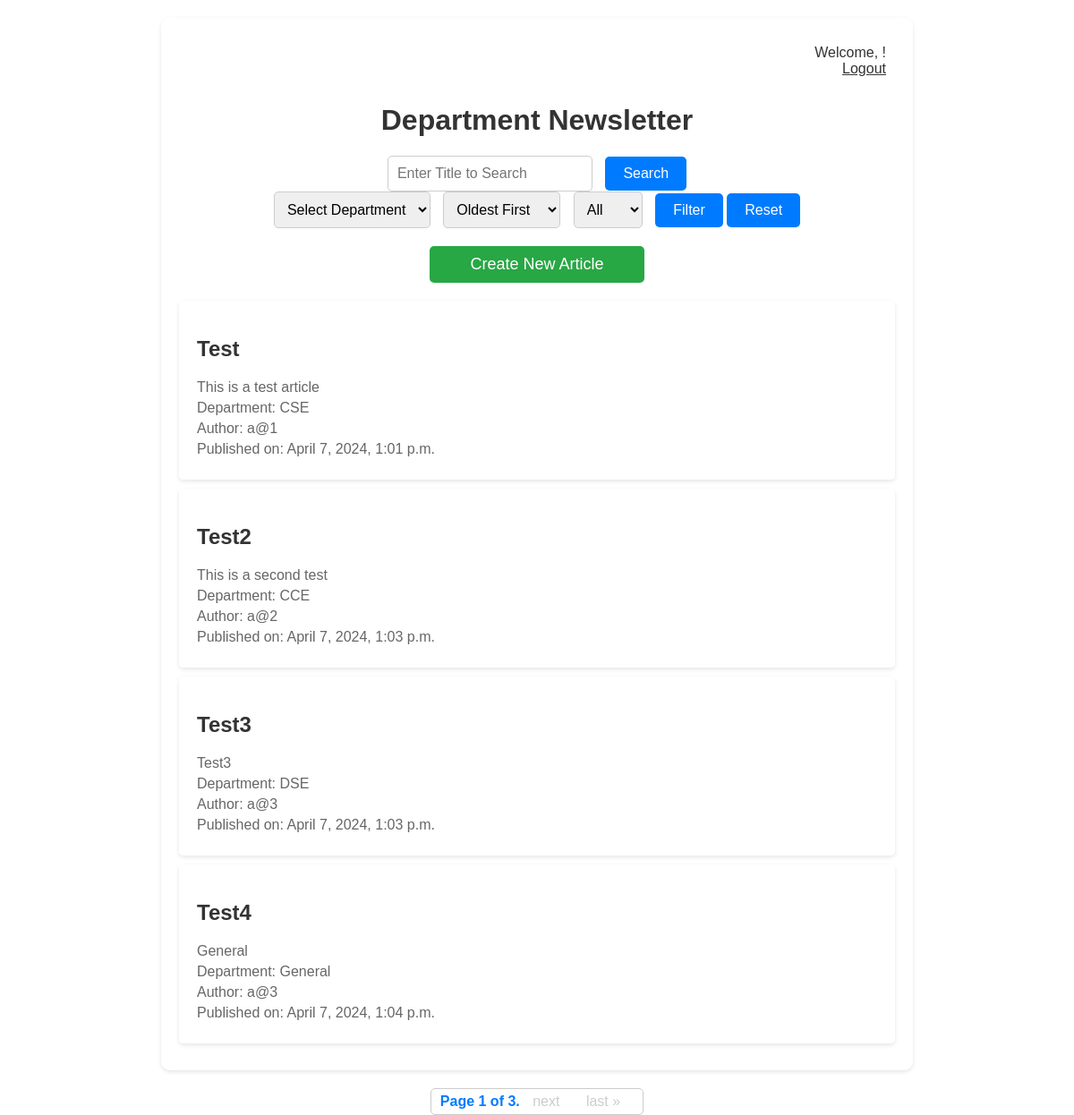
The page / on the database its author committed.
### newsletter/models.py (models this page shows, shortened)
class Article(models.Model):
    title = models.CharField(max_length=200)
    content = models.TextField()
    author = models.ForeignKey(User, on_delete=models.CASCADE)
    created_at = models.DateTimeField(auto_now_add=True)
    department = models.ForeignKey(Department, on_delete=models.CASCADE, default=default_department)

class Department(models.Model):
    name = models.CharField(max_length=100)

### newsletter/views.py (the view)
# urls.py: path('', views.index, name='index'),
def index(request):
    selected_department = request.GET.get('department')
    search_query = request.GET.get('search')
    sort_order = request.GET.get('sort')  # Get the selected sort order
    filter_by = request.GET.get('filter_by')  # Get the selected filter option
    user = request.user  # Get the current user
    articles_list = Article.objects.all()
    departments = Department.objects.all()  # Retrieve all departments
    if selected_department:
        articles_list = articles_list.filter(department_id=selected_department)
    if search_query:
        articles_list = articles_list.filter(title__icontains=search_query)
    if sort_order == 'oldest':  # If oldest sort order is selected
        articles_list = articles_list.order_by('created_at')
    elif sort_order == 'newest':  # If newest sort order is selected
        articles_list = articles_list.order_by('-created_at')
    if filter_by == 'mine':
        articles_list = articles_list.filter(author=user)  # Filter articles uploaded by the current user
    paginator = Paginator(articles_list, 4)  # Show 4 articles per page
    page = request.GET.get('page')
    try:
        articles = paginator.page(page)
    except PageNotAnInteger:
        articles = paginator.page(1)
    except EmptyPage:
        articles = paginator.page(paginator.num_pages)
    return render(request, 'index.html', {'articles': articles, 'selected_department': selected_department, 'search_query': search_query, 'departments': departments, 'filter_by': filter_by})

### templates/index.html (shortened to what this page needs)
<!DOCTYPE html>
<html lang="en">
<head>
</head>
<body>
    <div class="container">
        <div class="header">
            <p>Welcome, {{ user.username }}!</p>
            <p class="logout-link" onclick="window.location.href='{% url 'login' %}'">Logout</p>
        </div>
        <h1 class="title">Department Newsletter</h1>
        <div class="form-container">
            <form method="GET" action="{% url 'index' %}">
                <input type="text" name="search" placeholder="Enter Title to Search" value="{% if search_query %}{{ search_query }}{% endif %}">
                <button type="submit">Search</button>
            </form>
            <form method="GET" action="{% url 'index' %}">
                 <select name="department">
                    <option value="" {% if not selected_department %}selected{% endif %}>Select Department</option>
                </select>
                <select name="sort">
                    <option value="oldest" {% if sort_order == 'oldest' %}selected{% endif %}>Oldest First</option>
                </select>
                <select name="filter_by">
                    <option value="">All</option>
                </select>
                <button type="submit">Filter</button>
                <button type="button" onclick="window.location.href='{% url 'index' %}'">Reset</button>
            </form>
        </div>
        <a href="{% url 'create_article' %}" class="create-link">Create New Article</a>
        <ul class="articles">
            {% for article in articles %}
                <li class="article">
                    <h2>{{ article.title }}</h2>
                    <p>{{ article.content }}</p>
                    <p>Department: {{ article.department.name }}</p>
                    <p>Author: {{ article.author.username }}</p>
                    <p>Published on: {{ article.created_at }}</p>
                </li>
            {% endfor %}
        </ul>
    </div>
    <div class="pagination">
        <span class="step-links">
            <span class="current">
                Page {{ articles.number }} of {{ articles.paginator.num_pages }}.
            </span>
            {% if articles.has_next %}
                <a href="?page={{ articles.next_page_number }}">next</a>
                <a href="?page={{ articles.paginator.num_pages }}">last &raquo;</a>
            {% endif %}
        </span>
    </div>
</body>
</html>

### templates/index.html (style rules this page uses)
body { font-family: Arial, sans-serif; margin: 0; padding: 0; box-sizing: border-box; background-image: url('https://free4kwallpapers.com/uploads/originals/2019/07/10/topography-wallpaper.jpg'); background-size: cover; background-position: center; }
.container { max-width: 800px; margin: 20px auto; padding: 20px; background-color: rgba(255, 255, 255, 0.8); border-radius: 10px; box-shadow: 0 2px 5px rgba(0, 0, 0, 0.1); }
.header { text-align: right; padding: 10px; }
.header p { font-size: 16px; margin: 0; color: #333; }
.logout-link { text-decoration: underline; color: #28a745; cursor: pointer; }
.title { color: #333; text-align: center; margin-top: 20px; }
.form-container { text-align: center; margin-top: 20px; }
.form-container input[type="text"], .form-container select { padding: 10px; font-size: 16px; border: 1px solid #ccc; border-radius: 5px; margin-right: 10px; }
.form-container button { padding: 10px 20px; font-size: 16px; background-color: #007bff; color: #fff; border: none; border-radius: 5px; cursor: pointer; transition: background-color 0.3s ease; }
.create-link { display: block; text-align: center; margin: 20px auto; text-decoration: none; font-size: 18px; color: #fff; background-color: #28a745; padding: 10px 20px; border-radius: 5px; transition: background-color 0.3s ease; width: 200px; }
.articles { list-style-type: none; padding: 0; margin: 0; }
.article { background-color: rgba(255, 255, 255, 0.9); padding: 20px; margin: 10px 0; border-radius: 5px; box-shadow: 0 2px 5px rgba(0, 0, 0, 0.1); }
.article h2 { color: #333; }
.article p { color: #666; margin: 5px 0; }
.pagination { margin-top: 20px; text-align: center; }
.step-links { display: inline-block; border: 1px solid #ccc; padding: 5px 10px; border-radius: 5px; }
.step-links a { padding: 5px 10px; text-decoration: none; color: #ccc; margin-right: 5px; }
.current { font-weight: bold; color: #007bff; }

### rows shown on the page
Article: title "Test", content "This is a test article", department.name "CSE", author.username "a@1", created_at "April 7, 2024, 1:01 p.m."
Article: title "Test2", content "This is a second test", department.name "CCE", author.username "a@2", created_at "April 7, 2024, 1:03 p.m."
Article: title "Test3", content "Test3", department.name "DSE", author.username "a@3", created_at "April 7, 2024, 1:03 p.m."
Article: title "Test4", content "General", department.name "General", author.username "a@3", created_at "April 7, 2024, 1:04 p.m."

### other values the page prints
{{ articles.number }} "1"
{{ articles.paginator.num_pages }} "3"
